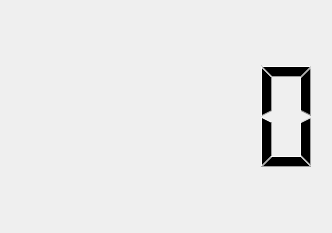
<?xml version="1.0" encoding="UTF-8"?>
<ui version="4.0">
 <class>AlarmClockMain</class>
 <widget class="QMainWindow" name="AlarmClockMain">
  <property name="geometry">
   <rect>
    <x>0</x>
    <y>0</y>
    <width>332</width>
    <height>233</height>
   </rect>
  </property>
  <property name="windowTitle">
   <string>AlarmClockMain</string>
  </property>
  <widget class="QWidget" name="centralWidget">
   <layout class="QVBoxLayout" name="verticalLayout">
    <item>
     <widget class="QLCDNumber" name="TimerDisplay">
      <property name="frameShape">
       <enum>QFrame::NoFrame</enum>
      </property>
     </widget>
    </item>
   </layout>
  </widget>
 </widget>
 <layoutdefault spacing="6" margin="11"/>
 <resources/>
 <connections/>
</ui>
